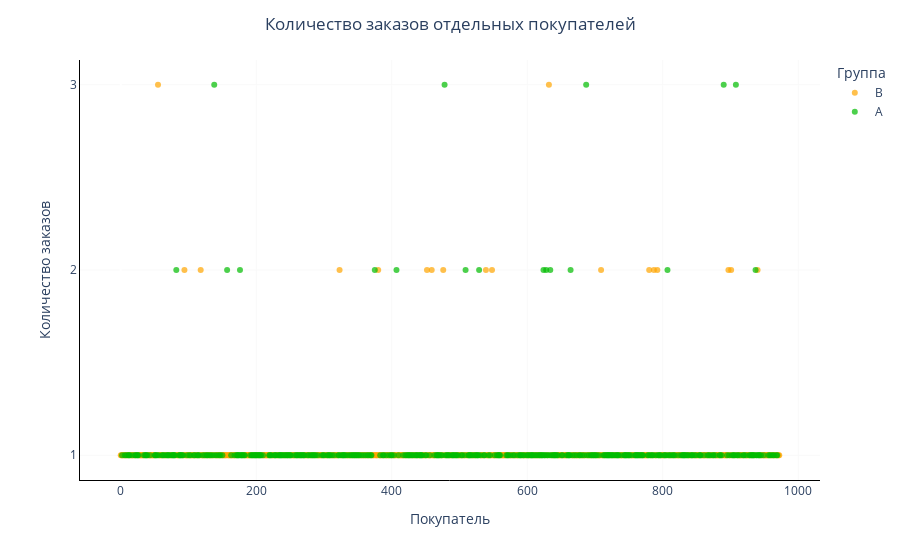

Write notebook code for a chart like this one.
### Markdown cell above
Построим точечный график, чтобы получить дополнительную информацию о пользователях, совершивших 2 и более заказов в каждой группе:

### Code cell
x_values = pd.Series(range(0,len(df_orders_by_users['visitor_id'])))
fig = px.scatter(
    df_orders_by_users,
    x=x_values, y='n_orders', color='group',
    hover_data=['visitor_id'], 
    color_discrete_map={'A':'#00bc00','B':'#ffa500'},
    opacity=0.7,
    labels={'group': 'Группа'}
)

fig.update_xaxes(showline=True, linewidth=1, linecolor='black', gridcolor='#f9f9f9')
fig.update_yaxes(showline=True, linewidth=1, linecolor='black', gridcolor='#f9f9f9', dtick=[1,2,3])

fig.update_layout(
    title='Количество заказов отдельных покупателей',
    xaxis_title='Покупатель',
    yaxis_title='Количество заказов',
    plot_bgcolor='#ffffff'
)

fig.update(layout=dict(title=dict(x=0.5)))

fig.show()

### Figure 1 — Plotly figure (JSON) as saved in the notebook; plotly's stock layout.template omitted (floating-point values rounded to 4 significant figures; data arrays with more than 128 entries replaced by an {"elided": "..."} marker saying what was removed)
{"data": [{"customdata": {"elided": "528x1 int values"}, "hovertemplate": "Группа=B<br>x=%{x}<br>n_orders=%{y}<br>visitor_id=%{customdata[0]}<extra></extra>", "legendgroup": "B", "marker": {"color": "#ffa500", "opacity": 0.7, "symbol": "circle"}, "mode": "markers", "name": "B", "orientation": "v", "showlegend": true, "type": "scatter", "x": {"elided": "528 int values"}, "xaxis": "x", "y": {"elided": "528 int values"}, "yaxis": "y"}, {"customdata": {"elided": "445x1 int values"}, "hovertemplate": "Группа=A<br>x=%{x}<br>n_orders=%{y}<br>visitor_id=%{customdata[0]}<extra></extra>", "legendgroup": "A", "marker": {"color": "#00bc00", "opacity": 0.7, "symbol": "circle"}, "mode": "markers", "name": "A", "orientation": "v", "showlegend": true, "type": "scatter", "x": {"elided": "445 int values"}, "xaxis": "x", "y": {"elided": "445 int values"}, "yaxis": "y"}], "layout": {"legend": {"title": {"text": "Группа"}, "tracegroupgap": 0}, "margin": {"t": 60}, "plot_bgcolor": "#ffffff", "title": {"text": "Количество заказов отдельных покупателей", "x": 0.5}, "xaxis": {"anchor": "y", "domain": [0, 1], "gridcolor": "#f9f9f9", "linecolor": "black", "linewidth": 1, "showline": true, "title": {"text": "Покупатель"}}, "yaxis": {"anchor": "x", "domain": [0, 1], "dtick": [1, 2, 3], "gridcolor": "#f9f9f9", "linecolor": "black", "linewidth": 1, "showline": true, "title": {"text": "Количество заказов"}}}}
